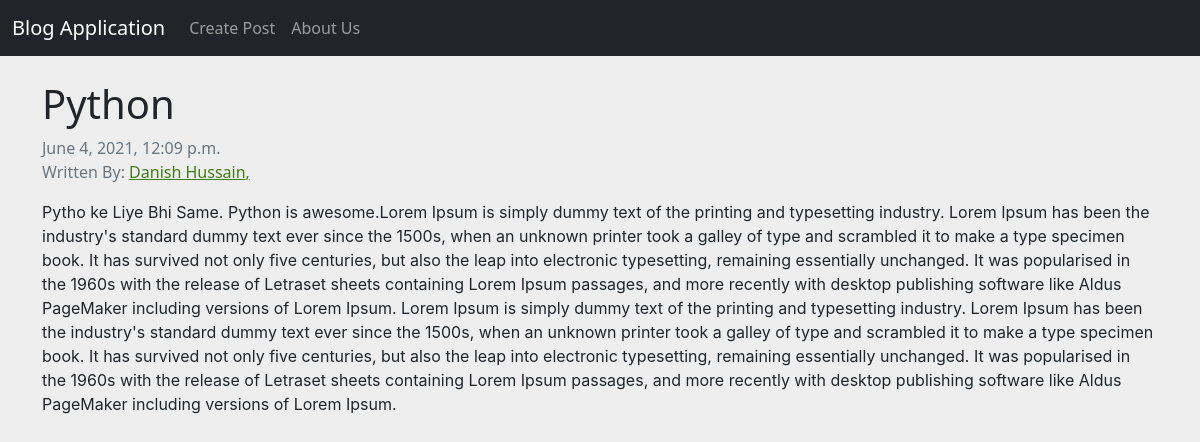
The app's page /article/2 with its own data.
### main/models.py (models this page shows, shortened)
class Article(models.Model):
    title = models.CharField(max_length=256)
    content = models.TextField()
    createdAt = models.DateTimeField(auto_now_add=True)
    authors = models.ManyToManyField('Author')

class Author(models.Model):
    name = models.CharField(max_length=256)
    def __str__(self):
        return self.name

### main/views.py (the view)
# urls.py: path('article/<int:pk>', views.article, name='get_article'),
def article(request, pk):
    article = get_object_or_404(models.Article, pk=pk)
    context = {
        "article": article
    }
    return render(request, 'main/article.html', context)

### templates/main/article.html
{% extends 'main/base.html' %}
{% block content %}
<div class ="container">
<div class="row">
<h1 class="mt-4"> {{article.title}} </h1>
<p class="text-muted" style="margin:0">{{article.createdAt}}</p>
<p class="text-muted">Written By:
{% for author in article.authors.all %}
<a style="color: #437A16;" href="{% url 'get_author' author.id %}">
{{author}},
</a>
{% endfor %}
</p>
<p style="font-family: -apple-system, BlinkMacSystemFont, sans-serif;">
{{article.content}}
</p>
</div>
</div>
{% endblock content %}

### templates/main/base.html (shortened to what this page needs)
<!DOCTYPE html>
<html lang="en">
<head>
    <link href="https://cdn.jsdelivr.net/npm/bootstrap@5.0.1/dist/css/bootstrap.min.css" rel="stylesheet">
</head>
<body style="background-color: #eee">
<nav class="navbar navbar-expand-lg navbar-dark bg-dark">
  <div class="container-fluid">
    <a class="navbar-brand mb-0 h1" href="{% url 'index' %}">Blog Application</a>
    <div class="collapse navbar-collapse" id="navbarSupportedContent">
      <ul class="navbar-nav me-auto mb-2 mb-lg-0">
        <li class="nav-item">
          <a class="nav-link" href="article">Create Post</a>
        </li>
        <li>
        <a class="nav-link" href="about">About Us</a>
        </li>
        </div>
  </div>
</nav>
    {% block content %}{% endblock content %}
</body>
</html>

### records on screen
Article: title "Python", createdAt "June 4, 2021, 12:09 p.m.", content "Pytho ke Liye Bhi Same. Python is awesome.Lorem Ipsum is simply dummy text of the printing and typesetting industry. Lorem Ipsum has been the industry's standard dummy text ever since the 1500s, when an unknown printer took a galley of type and scrambled it to make a type specimen book. It has survived not only five centuries, but also the leap into electronic typesetting, remaining essentially unchanged. It was popularised in the 1960s with the release of Letraset sheets containing Lorem Ipsum passages, and more recently with desktop publishing software like Aldus PageMaker including versions of Lorem Ipsum. Lorem Ipsum is simply dummy text of the printing and typesetting industry. Lorem…"
Author: name "Danish Hussain"
